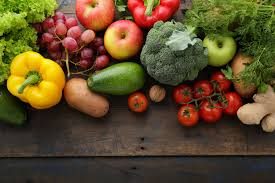
#> input picture fruitas.jpg, 275 x 183 px
$ python primerfileVision.py
#> lines starting #> are read from the running program, lines starting #| are printed output that depends on the picture
from PIL import Image
from pylab import *
#import os
#pil_im = Image.open('fruitas.jpg').convert('L')

'''
#converts all the picture in the file as jps
for infile in filelist:
    outfile = os.path.splitext(infile)[0]+".jpg"
    if infle != otule:
        try:
            Image.open(infile).save(outfile)
        except IOError:
            print("cannot convert", infile)
'''
#read imget to array
im = array(Image.open('fruitas.jpg'))
#> im is the input picture: shape (183, 275, 3); mean R, G, B 93.6, 75.5, 42.2

#plot the image
imshow(im)

#some points
x=[100, 100, 400, 400]
y=[200, 500, 200, 500]

#plot the points with red star-makers
plot(x, y, 'm+')

#line plot connecting the first two points
plot(x[:2], y[:2])

#add title and show the plot
title('Plotting: "fruitas.jpg"')
show()
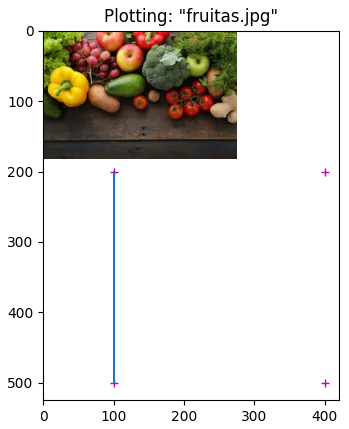
#> figure drawn by matplotlib, 1 panel
